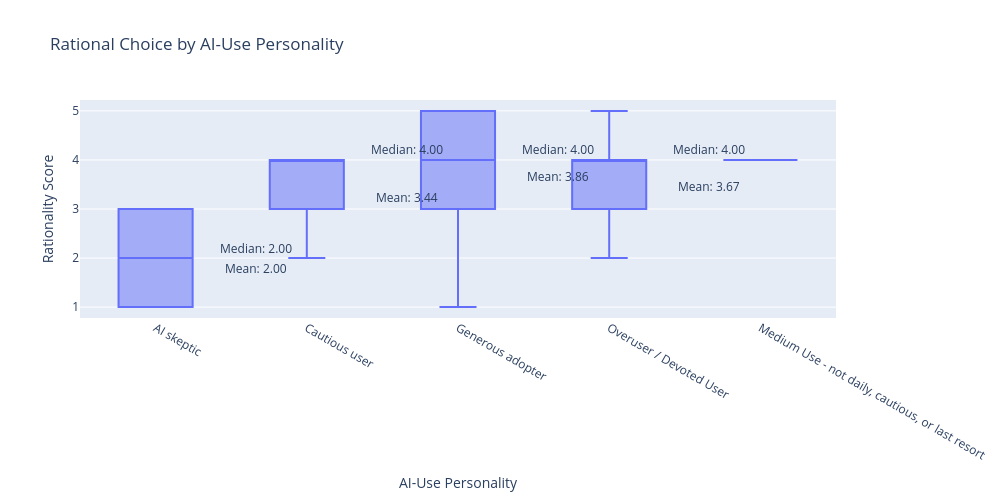

Notebook code cell kept with this figure:
### Code cell
#plot box and whisker plot of 'How would you classify your AI-use personality?' column by 'In this situation, using AI felt like the most rational choice.' column
box_plot = px.box(survey_data,
                  x='How would you classify your “AI-use personality”?',
                  y='In this situation, using AI felt like the most rational choice.',
                  title='Rational Choice by AI-Use Personality',
                  width=1000,
                  height = 500)

box_plot.update_layout(xaxis_title='AI-Use Personality', yaxis_title='Rationality Score', xaxis={'categoryorder':'array', 'categoryarray': personality_order})

#label median values for each box and mean values for each box offset x value by 0.2 to the right and left respectively
for personality in personality_order:
    median_value = survey_data[survey_data['How would you classify your “AI-use personality”?'] == personality]['In this situation, using AI felt like the most rational choice.'].median()
    mean_value = survey_data[survey_data['How would you classify your “AI-use personality”?'] == personality]['In this situation, using AI felt like the most rational choice.'].mean()
    box_plot.add_annotation(x=personality, y=median_value, text=f'Median: {median_value:.2f}', showarrow=False, yshift=10, xshift= 100)
    box_plot.add_annotation(x=personality, y=mean_value, text=f'Mean: {mean_value:.2f}', showarrow=False, yshift= -10, xshift= 100)


box_plot.show()

### Figure 1 — Plotly figure (JSON) as saved in the notebook; plotly's stock layout.template omitted (floating-point values rounded to 4 significant figures)
{"data": [{"alignmentgroup": "True", "hovertemplate": "How would you classify your “AI-use personality”?=%{x}<br>In this situation, using AI felt like the most rational choice.=%{y}<extra></extra>", "legendgroup": "", "marker": {"color": "#636efa"}, "name": "", "notched": false, "offsetgroup": "", "orientation": "v", "showlegend": false, "type": "box", "x": ["Cautious user", "Generous adopter", "Generous adopter", "Overuser / Devoted User", "AI skeptic", "Generous adopter", "Generous adopter", "Generous adopter", "Generous adopter", "Overuser / Devoted User", "Cautious user", "Cautious user", "Cautious user", "Generous adopter", "Generous adopter", "Generous adopter", "Cautious user", "Generous adopter", "Cautious user", "Generous adopter", "Overuser / Devoted User", "Cautious user", "AI skeptic", "Generous adopter", "Cautious user", "Generous adopter", "Overuser / Devoted User", "Generous adopter", "Overuser / Devoted User", "Generous adopter", "Generous adopter", "Medium Use - not daily, cautious, or last resort", "Cautious user", "Cautious user", "Generous adopter", "Overuser / Devoted User", "Overuser / Devoted User", "Generous adopter", "Generous adopter", "Generous adopter", "Generous adopter", "Cautious user", "Generous adopter", "Overuser / Devoted User", "Generous adopter", "Generous adopter", "Generous adopter", "Generous adopter", "Generous adopter", "Cautious user", "Cautious user", "Generous adopter", "Generous adopter", "Cautious user", "Generous adopter", "Generous adopter", "Cautious user", "Generous adopter", "Generous adopter", "Generous adopter", "Cautious user", "Generous adopter", "Cautious user", "Overuser / Devoted User", "Cautious user"], "x0": " ", "xaxis": "x", "y": [4, 5, 4, 4, 1, 4, 5, 2, 4, 3, 4, 4, 4, 5, 4, 5, 4, 4, 3, 4, 4, 4, 3, 3, 2, 3, 3, 5, 4, 4, 4, 4, 3, 4, 1, 5, 2, 3, 3, 5, 3, 3, 5, 4, 3, 4, 4, 3, 5, 2, 4, 3, 3, 4, 3, 4, 4, 4, 5, 4, 3, 5, 3, 4, 3], "y0": " ", "yaxis": "y"}], "layout": {"annotations": [{"showarrow": false, "text": "Median: 2.00", "x": "AI skeptic", "xshift": 100, "y": 2, "yshift": 10}, {"showarrow": false, "text": "Mean: 2.00", "x": "AI skeptic", "xshift": 100, "y": 2, "yshift": -10}, {"showarrow": false, "text": "Median: 4.00", "x": "Cautious user", "xshift": 100, "y": 4, "yshift": 10}, {"showarrow": false, "text": "Mean: 3.44", "x": "Cautious user", "xshift": 100, "y": 3.444, "yshift": -10}, {"showarrow": false, "text": "Median: 4.00", "x": "Generous adopter", "xshift": 100, "y": 4, "yshift": 10}, {"showarrow": false, "text": "Mean: 3.86", "x": "Generous adopter", "xshift": 100, "y": 3.857, "yshift": -10}, {"showarrow": false, "text": "Median: 4.00", "x": "Overuser / Devoted User", "xshift": 100, "y": 4, "yshift": 10}, {"showarrow": false, "text": "Mean: 3.67", "x": "Overuser / Devoted User", "xshift": 100, "y": 3.667, "yshift": -10}], "boxmode": "group", "height": 500, "legend": {"tracegroupgap": 0}, "title": {"text": "Rational Choice by AI-Use Personality"}, "width": 1000, "xaxis": {"anchor": "y", "categoryarray": ["AI skeptic", "Cautious user", "Generous adopter", "Overuser / Devoted User"], "categoryorder": "array", "domain": [0, 1], "title": {"text": "AI-Use Personality"}}, "yaxis": {"anchor": "x", "domain": [0, 1], "title": {"text": "Rationality Score"}}}}
